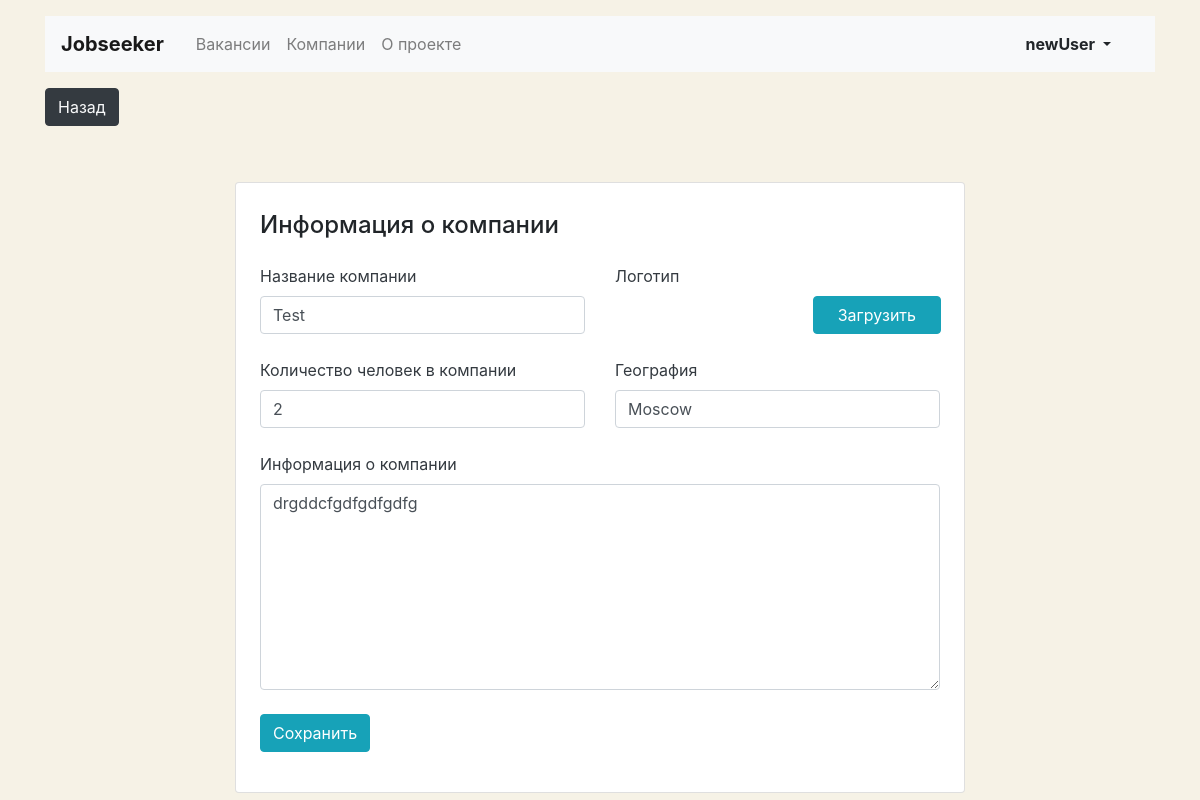
/mycompany/edit (signed in), run on the app's committed database.
### jobs/models.py (models this page shows, shortened)
class Company(models.Model):
    id = models.IntegerField(primary_key=True)
    name = models.CharField(max_length=50)
    location = models.CharField(max_length=50)
    logo = models.ImageField(upload_to=settings.MEDIA_COMPANY_IMAGE_DIR, default='/media/specty_management.png')
    description = models.TextField()
    employee_count = models.IntegerField()
    user = models.OneToOneField(User, on_delete=models.CASCADE, related_name='company')

### jobs/views.py (the view, shortened to what this page needs)
# urls.py: path('mycompany/edit', MyCompanyEditView.as_view(), name="mycompany/edit"),
class MyCompanyEditView(View):
    def get(self, request):
        if not request.user.is_authenticated:
            return redirect('/')
        company = request.user.company
        if company:
            initial_data = {"name": company.name, "location": company.location, "description": company.description,
                            "employee_count": company.employee_count, 'logo': company.logo}
            form = EditCompanyForm(request.POST or None, initial=initial_data)
            return render(request, "jobs/company-edit.html", context={"form": form})
        else:
            form = CompanyForm(request.POST or None)
            return render(request, "jobs/company-edit.html", context={"form": form})

### jobs/forms.py
class EditCompanyForm(CompanyForm):
    logo = forms.FileField(
        label='Download',
        required=False,
        widget=forms.FileInput(
            attrs={'class': 'custom-file-input'}
        )
    )

### jobs/templates/jobs/company-edit.html (shortened to what this page needs)
{% extends "base.html" %}
{% load static %}
{% block container %}
    <div class="row mt-5">
      <div class="col-12 col-lg-8 offset-lg-2">
        <div class="card">
          <div class="card-body px-4 pb-4">
            <section class="tab-pane fade show active">
              <h2 class="h4 pt-2 pb-3">Информация о&nbsp;компании</h2>
              <form action="" method="post" enctype="multipart/form-data">{% csrf_token %}
                <div class="row">
                  <div class="col-12 col-md-6">
                    <div class="form-group pb-2">
                      <label class="mb-2 text-dark" for="companyName">Название компании</label>
                        {{form.name}}
                    </div>
                  </div>
                  <div class="col-12 col-md-6">
                    <div class="form-group">
                      <label class="mb-2 text-dark" for="companyLogo">Логотип</label>
                      <div class="row align-items-center">
                        <div class="col-6">
                        </div>
                        <div class="col-6" style="position: relative;">
                          <div class="input-group-prepend" style="position: absolute; top: 0;right: 15px;">
                            <span class="btn btn-info px-4">Загрузить</span>
                          </div>
                          <div class="custom-file" style="">
                          </div>
                        </div>
                      </div>
                    </div>
                  </div>
                </div>
                <div class="row">
                  <div class="col-12 col-md-6">
                    <div class="form-group pb-2">
                      <label class="mb-2 text-dark" for="companyTeam">Количество человек в компании</label>
                      {{form.employee_count}}
                    </div>
                  </div>
                  <div class="col-12 col-md-6">
                    <div class="form-group pb-2">
                      <label class="mb-2 text-dark" for="companyLocation">География</label>
                      {{form.location}}
                    </div>
                  </div>
                </div>
                <div class="form-group pb-2">
                  <label class="mb-2 text-dark" for="companyInfo">Информация о&nbsp;компании</label>
                 {{form.description}}
                </div>
                <div class="form-group">
                  <input type="submit" class="btn btn-info" value="Сохранить">
                </div>
              </form>
            </section>
          </div>
        </div>
      </div>
    </div>
  </main>
{% endblock %}

### jobs/templates/base.html (shortened to what this page needs)
{% load static %}
<!DOCTYPE html>
<html lang="ru">
<head>
  <link rel="stylesheet" href="https://stackpath.bootstrapcdn.com/bootstrap/4.3.1/css/bootstrap.min.css">
</head>
<body>
  <header class="container mt-3">
    <nav class="navbar navbar-expand-lg navbar-light bg-light">
      <a class="navbar-brand mr-4 font-weight-bold" href="{% url 'main' %}">Jobseeker</a>
      <div class="collapse navbar-collapse justify-content-between" id="navbarNav">
        <ul class="navbar-nav col-10">
          <li class="nav-item">
            <a class="nav-link" href="{% url 'vacancies' %}">Вакансии</a>
          </li>
          <li class="nav-item">
            <a class="nav-link" href="{% url 'companies'%}">Компании</a>
          </li>
          <li class="nav-item">
            <a class="nav-link" href="#">О проекте</a>
          </li>
        </ul>
        <ul class="navbar-nav col-2 justify-content-end">
          <li class="nav-item active">
             <div class="btn-group">
                {% if user.is_authenticated %}
                 <button type="button" class="btn dropdown-toggle font-weight-bold" data-toggle="dropdown" aria-haspopup="true" aria-expanded="false">
                    {{user.username}}
                 </button>
               {% else %}
              <a class="text-body mt-2" href="{% url 'login' %}" ><strong>Вход</strong></a>
               {% endif %}
          </li>
        </ul>
      </div>
    </nav>
  </header>
    <main class="container mt-3">
        {% if main %}
        {% else %}
     <a href="{{ request.META.HTTP_REFERER }}"><button class="mb-2 btn btn-dark text-light">Назад</button></a>
        {% endif %}
{% block container %} {% endblock %}
</body>
</html>

### jobs/templates/base.html (style rules this page uses)
body { background-color: #F6F2E6; }
a { color: white; }

### data on the page
Company: name "Test", employee_count "2", location "Moscow", description "drgddcfgdfgdfgdfg"

### other printed values
{{ user.username }} "newUser"
